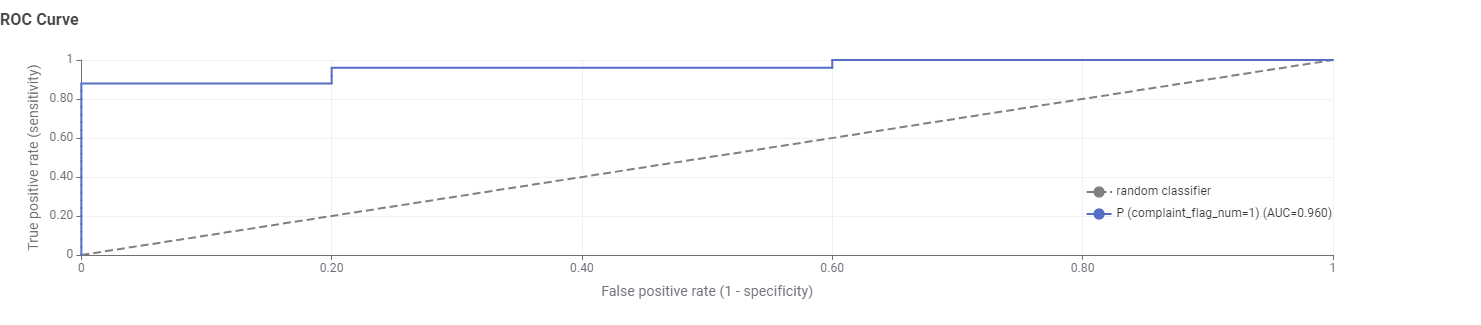
#> input picture ROC_Curve.png, 1481 x 325 px, found by its file name
$ python resize.py
#> lines starting #> are read from the running program, lines starting #| are printed output that depends on the picture
import cv2

image = cv2.imread("G:\opencv\ROC_Curve.png")
#> image is the input picture: shape (325, 1481, 3); mean B, G, R 252.7, 252.1, 251.9

if image is not None:
    resize = cv2.resize(image,(500,500))
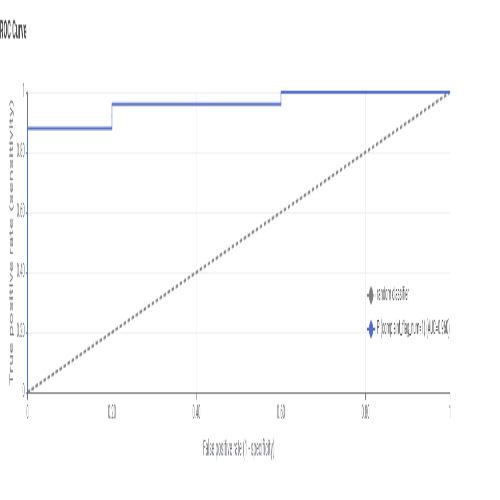
#> resize: shape (500, 500, 3); mean B, G, R 252.8, 252.1, 251.9

    print("Shape of Original image:",image.shape)
#| Shape of Original image: (325, 1481, 3)
    cv2.imshow("image",image)
    cv2.waitKey(0)
    cv2.destroyAllWindows()
    print("Shape of resized image is: ",resize.shape)
#| Shape of resized image is:  (500, 500, 3)
    cv2.imshow("resized",resize)
    cv2.waitKey(0)
    cv2.destroyAllWindows()
else:
    print("Image not loaded, try again")
